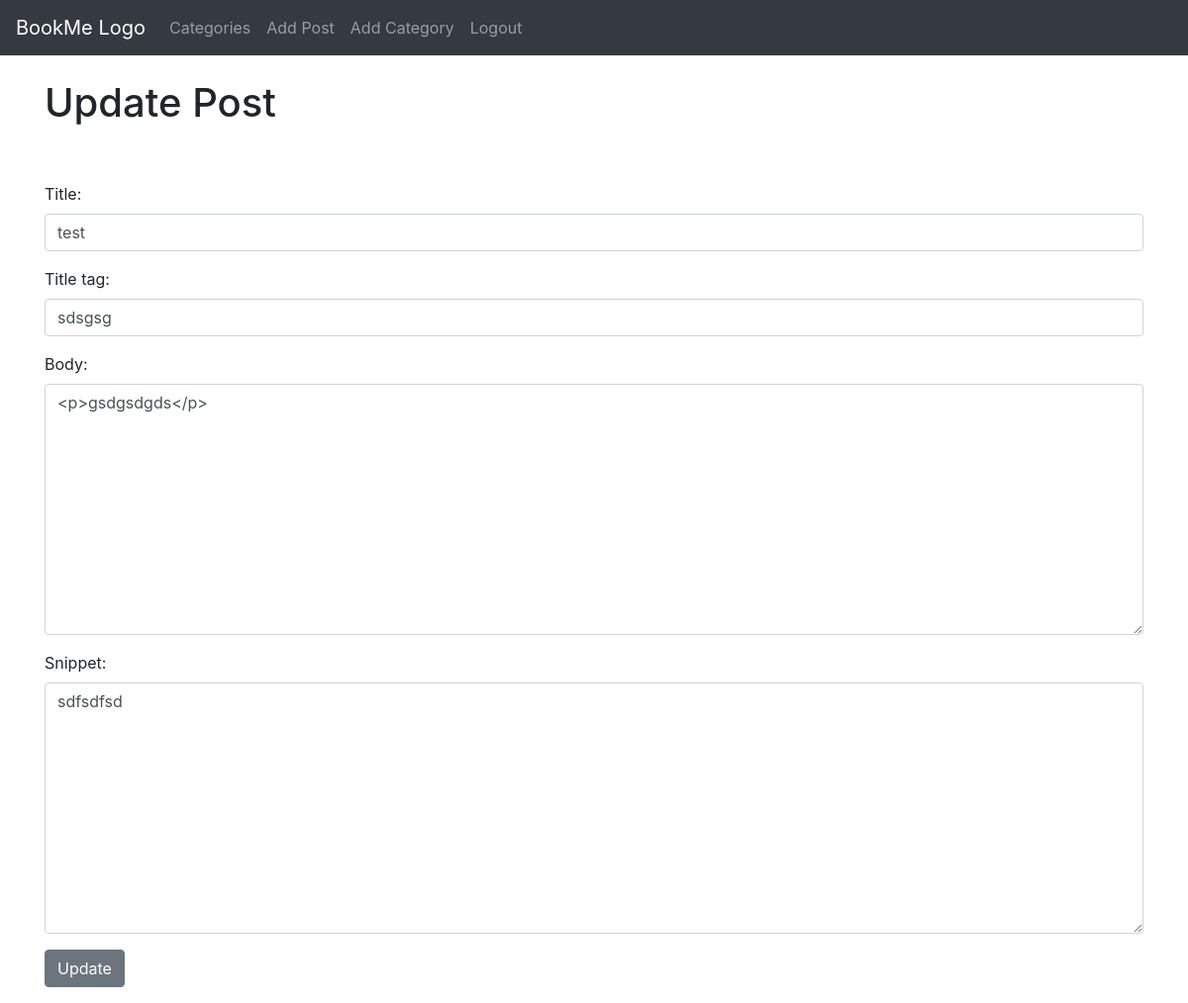
The app's page /article/edit/26 (signed in) with its own data.
### theblog/models.py (models this page shows, shortened)
class Post(models.Model):
	title = models.CharField(max_length=255)
	title_tag = models.CharField(max_length=255)
	author = models.ForeignKey(User, on_delete=models.CASCADE)
	body = RichTextField(blank=True, null=True)
	post_date = models.DateField(auto_now_add=True)
	category = models.CharField(max_length=255, default= 'general')
	snippet = models.CharField(max_length=255)
	likes = models.ManyToManyField(User, related_name = 'blog_posts')

### theblog/views.py (the view)
# urls.py: path('article/edit/<int:pk>', UpdatePostView.as_view(), name = 'update_post'),
class UpdatePostView(UpdateView):
	model = Post
	form_class = EditForm
	template_name = 'update_post.html'

### theblog/forms.py
class EditForm(forms.ModelForm):
		class Meta:
			model = Post
			fields = ('title', 'title_tag', 'body', 'snippet')
			widgets = {
				'title': forms.TextInput(attrs={'class': 'form-control'}),
				'title_tag': forms.TextInput(attrs={'class': 'form-control'}),
				'body': forms.Textarea(attrs={'class': 'form-control'}),
				'snippet': forms.Textarea(attrs={'class': 'form-control'}),
			}

### theblog/templates/update_post.html (shortened to what this page needs)
{% extends 'base.html' %}
{% block content %}
 {% if user.is_authenticated %}
 	{% if user.id == post.author.id %}
	<h1> Update Post</h1>
	<br/><br/>
	 <div class="form-group">
		<form method="POST">
			{{ form.as_p }}
		<button class = "btn btn-secondary">Update</button>
	</div>
	{% else %}
	You're not allowed here! (and you know it)
	{% endif %}
{% else %}
You're not allowed here! (and you know it)
{% endif %}
{% endblock %}

### records on screen
Post: title "test", title_tag "sdsgsg", body "<p>gsdgsdgds</p>", snippet "sdfsdfsd"
